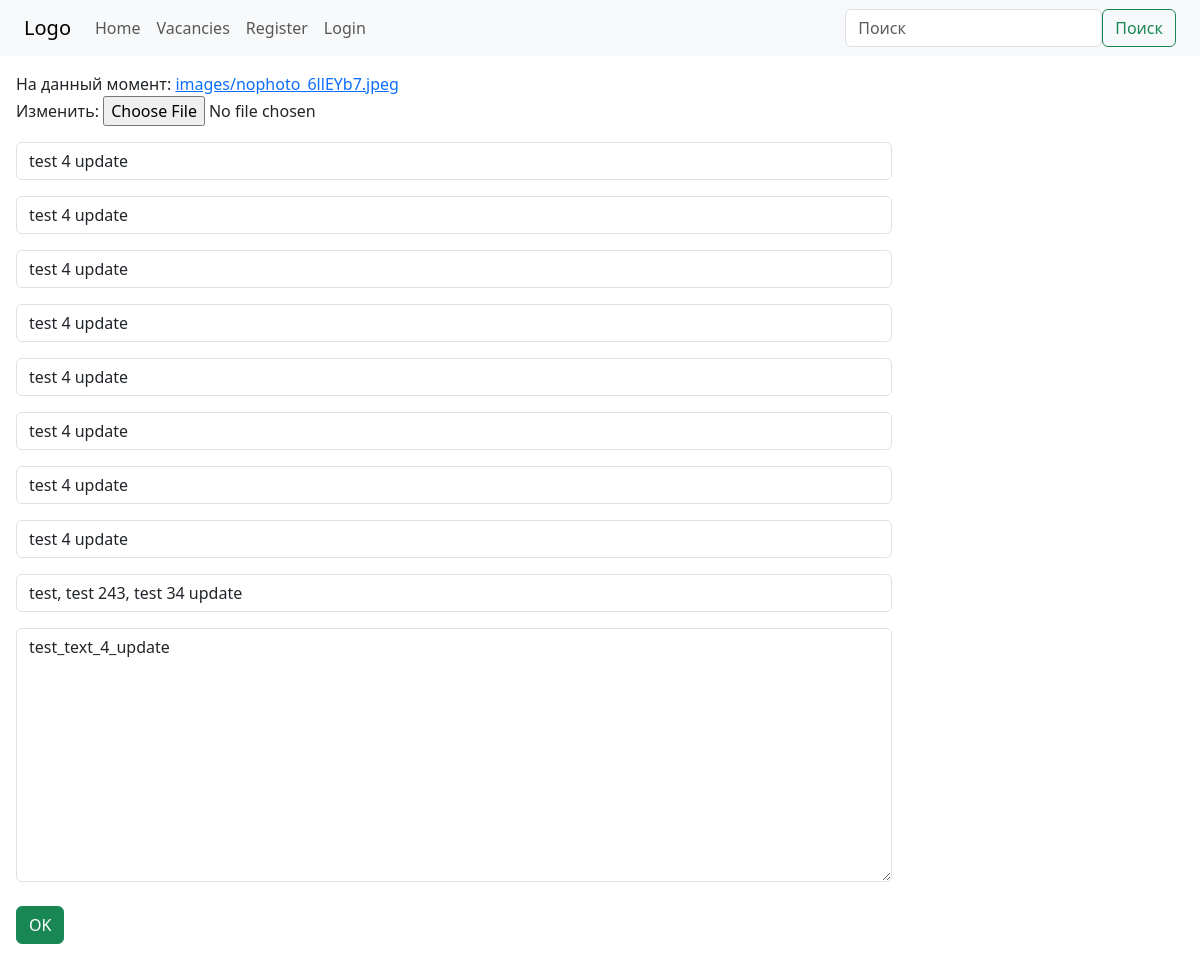
Page /vacancies/4/update on the committed database.
### vacancies/models.py (models this page shows, shortened)
class Vacancies(models.Model):
    image = models.ImageField('Изображение', upload_to='images/')
    title = models.CharField('Название', max_length=64)
    salary = models.CharField('З/п', max_length=64)
    employer_id = models.ForeignKey(User, on_delete=models.CASCADE, verbose_name='Пользователь')
    field_activity = models.CharField('Сфера деятельности', max_length=64)
    schedule = models.CharField('График работы', max_length=64)
    payments = models.CharField('Частота выплат', max_length=64)
    experience = models.CharField('Опыт работы', max_length=64)
    including_for = models.CharField('В том числе для кандидатов', max_length=256)
    inventory = models.CharField('Что получают работники', max_length=256)
    address = models.CharField('Адрес', max_length=256)
    description = models.TextField('Описание')
    date = models.DateTimeField('Дата публикации', default='2024-03-28 01:12')
    class Meta:
        verbose_name = 'Вакансия'
        verbose_name_plural = 'Вакансии'

### vacancies/views.py (the view)
# urls.py: path('<int:pk>/update', VacanciesUpdateView.as_view(), name='vac_update')
class VacanciesUpdateView(UpdateView):
    model = Vacancies
    template_name = 'vacancies/vac_create.html'
    form_class = VacanciesCreateForm

### vacancies/templates/vacancies/vac_create.html (shortened to what this page needs)
{% extends 'root.html' %}
    {% block content %}
    <form method="post" enctype="multipart/form-data" class="p-3">
        {{ form.as_p }}
        <button type="submit" class="btn btn-success mt-2">OK</button>
    </form>
    {% endblock %}

### static/css/style.css (style rules this page uses)
a { text-decoration: none; }

### rows in the picture
Vacancies: title "test 4 update", salary "test 4 update", field_activity "test 4 update", schedule "test 4 update", payments "test 4 update", experience "test 4 update", including_for "test 4 update", inventory "test 4 update", address "test, test 243, test 34 update", description "test_text_4_update"
